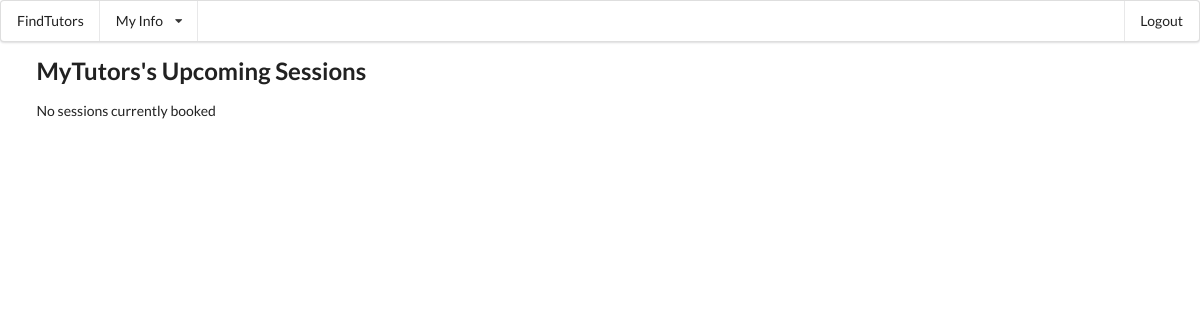
Page /main/upcomingSessions (signed in) on the earlier database version.
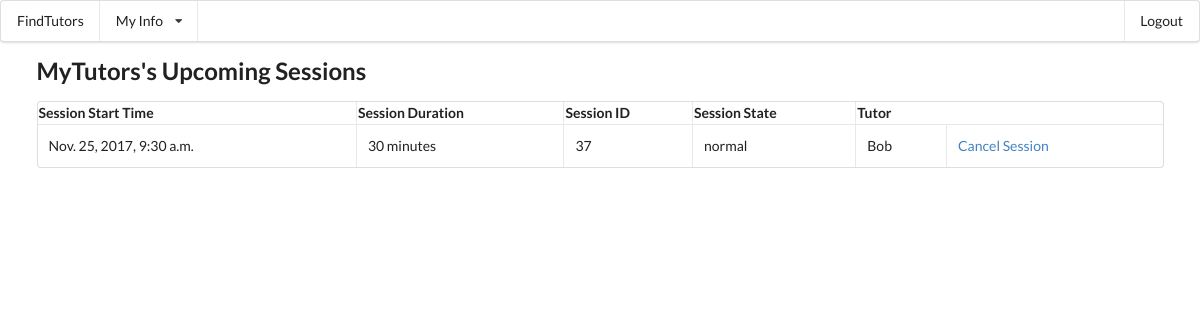
Same page on the later database version.
### mainApp/models.py (models this page shows, shortened)
class Session(models.Model):
	coupon_used=models.BooleanField()
	session_datetime=models.DateTimeField()
	state=models.CharField(max_length=10,default='normal')#cancelled/normal/ended/locked
	review_state=models.CharField(max_length=10,default='empty')#complete
	session_student=models.ForeignKey(Student)
	session_tutor=models.ForeignKey(Tutor)

class Tutor(models.Model):
	phoneNumber=models.CharField(max_length=10)
	photo_url=models.CharField(max_length=30)
	user = models.OneToOneField(User, on_delete=models.CASCADE)
	tutor_type=models.CharField(max_length=8,default="Private")#Contract/Private
	university=models.CharField(max_length=60)
	teach_course_code=models.ManyToManyField(SubjectCode)
	subject_tag=models.CharField(max_length=60)
	hourly_rate=models.IntegerField(default=100)
	introduction=models.TextField(default="I love programming")
	activated=models.BooleanField(default=True)#profiles show to public or not
	avg_review=models.IntegerField(default=-1)
	def __str__ (self):
		return self.user.first_name

### mainApp/views.py (the view)
@login_required
def viewUpcomingSessions(request):
	this_student = request.user.student
	student_sessions = this_student.session_set.filter(state='locked') | this_student.session_set.filter(state='normal')
	context = {'student_sessions': student_sessions, 'this_student': this_student,}
	return render(request,'mainApp/viewUpcomingSessions.html',context)

### mainApp/models.py (called while the page is built)
	def __str__ (self):
		return self.user.first_name

### mainApp/templates/mainApp/viewUpcomingSessions.html (shortened to what this page needs)
{% extends "mainApp/base.html" %}
{% block content %}
<h2>{{this_student}}'s Upcoming Sessions</h2>
{% if student_sessions %}
<table cellspacing="20" class="ui celled table">
	<tr>
		<th>
			Session Start Time
		</th>
		<th>
			Session Duration
		</th>
		<th>
			Session ID
		</th>
		<th>
			Session State
		</th>
		<th>
			Tutor
		</th>
	</tr>
	{% for session in student_sessions %}
	<tr>
		<td>
			<p>{{session.session_datetime}}</p>
		</td>
		<td>
			<p>{% if session.session_tutor.tutor_type == 'Contract' %}30 minutes {% else %} 1 hour {% endif %}</p>
		</td>
		<td>
			<p>{{session.id}}</p>
		</td>
		<td>
			<p>{{session.state}}</p>
		</td>
		<td>
			<p>{{session.session_tutor}}</p>
		</td>
		<td>
			<a href="cancelSession/{{session.id}}">Cancel Session</a>
		</td>
	</tr>
	{% endfor %}
</table>
{% else %}
	<p>No sessions currently booked</p>
{% endif %}
{% endblock %}

Differences in the rows shown:
added Session: session_datetime "Nov. 25, 2017, 9:30 a.m.", shows "30 minutes", id "37", state "normal", session_tutor "Bob"
Other differences:
text no longer shown: "No sessions currently booked"
text now shown: "Session Start Time Session Duration Session ID Session State Tutor"
